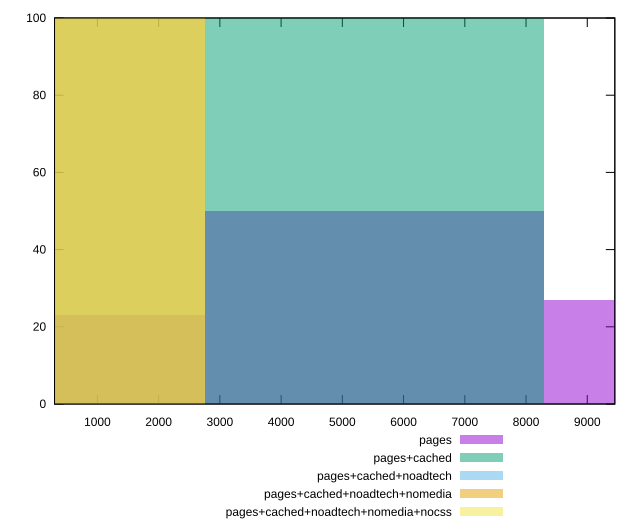

gnuplot code for this plot:
reset

$pages <<EOF
11058.293700683987 27
0 23
5529.146850341994 50
EOF

$pagesCached <<EOF
5529.146850341994 100
EOF

$pagesCachedNoadtech <<EOF
0 100
EOF

$pagesCachedNoadtechNomedia <<EOF
0 100
EOF

$pagesCachedNoadtechNomediaNocss <<EOF
0 100
EOF

set key outside below
set boxwidth 5529.146850341994
set xrange [300:9450]
set yrange [0:100]
set trange [0:100]
set style fill transparent solid 0.5 noborder
set terminal svg size 640, 530 enhanced background rgb 'white'
set output "report_00011_2021-02-09T10:53:21.242Z/uses-text-compression/comparison/histogram/all_raw.svg"

plot $pages title "pages" with boxes, \
     $pagesCached title "pages+cached" with boxes, \
     $pagesCachedNoadtech title "pages+cached+noadtech" with boxes, \
     $pagesCachedNoadtechNomedia title "pages+cached+noadtech+nomedia" with boxes, \
     $pagesCachedNoadtechNomediaNocss title "pages+cached+noadtech+nomedia+nocss" with boxes

reset
